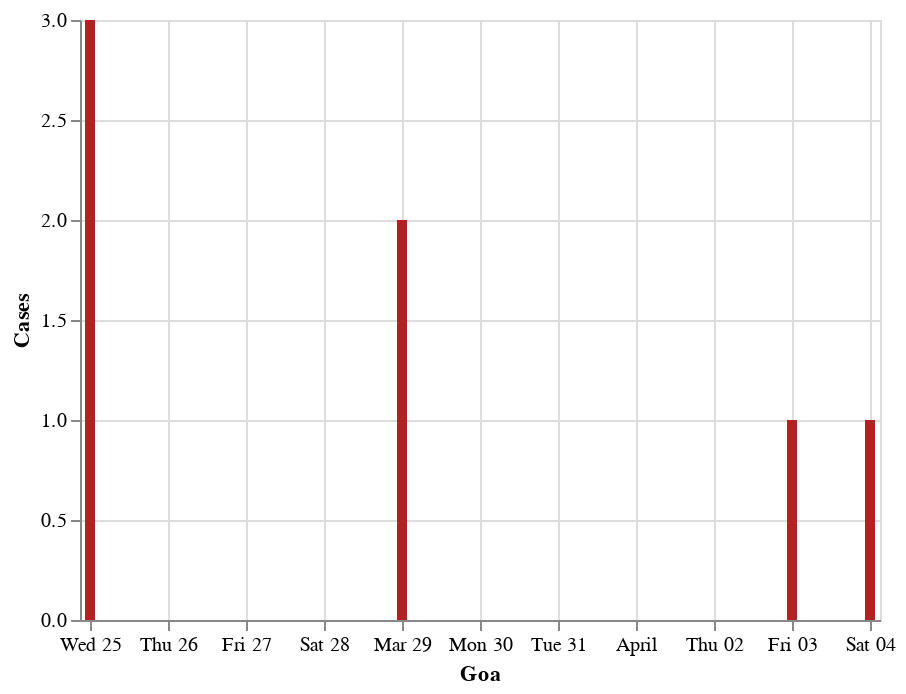

Notebook code cell kept with this figure:
### Code cell
#hide_input

wb_df=graph_df.query("detected_state == 'Goa'").reset_index()
wb_df=wb_df[["diagnosed_date",0]]
wb_df.rename(columns={0:'Cases'},inplace=True)
wb_df=wb_df.groupby("diagnosed_date").sum().reset_index()
#wb_df
alt.Chart(wb_df).mark_bar(color='firebrick').encode(
    alt.X('diagnosed_date', title='Goa'),
    alt.Y('sum(Cases)', title='Cases')
).interactive()

### Figure 1 — Vega-Lite specification as saved in the notebook (floating-point values rounded to 4 significant figures)
{"config": {"view": {"continuousWidth": 400, "continuousHeight": 300}}, "data": {"name": "data-2cb79744ddbc2c16d2e016ad6f7c5ef9"}, "mark": {"type": "bar", "color": "firebrick"}, "encoding": {"x": {"type": "temporal", "field": "diagnosed_date", "title": "Goa"}, "y": {"type": "quantitative", "aggregate": "sum", "field": "Cases", "title": "Cases"}}, "selection": {"selector082": {"type": "interval", "bind": "scales", "encodings": ["x", "y"]}}, "$schema": "https://vega.github.io/schema/vega-lite/v4.8.1.json", "datasets": {"data-2cb79744ddbc2c16d2e016ad6f7c5ef9": [{"diagnosed_date": "2020-03-25T00:00:00", "Cases": 3}, {"diagnosed_date": "2020-03-29T00:00:00", "Cases": 2}, {"diagnosed_date": "2020-04-03T00:00:00", "Cases": 1}, {"diagnosed_date": "2020-04-04T00:00:00", "Cases": 1}]}}
